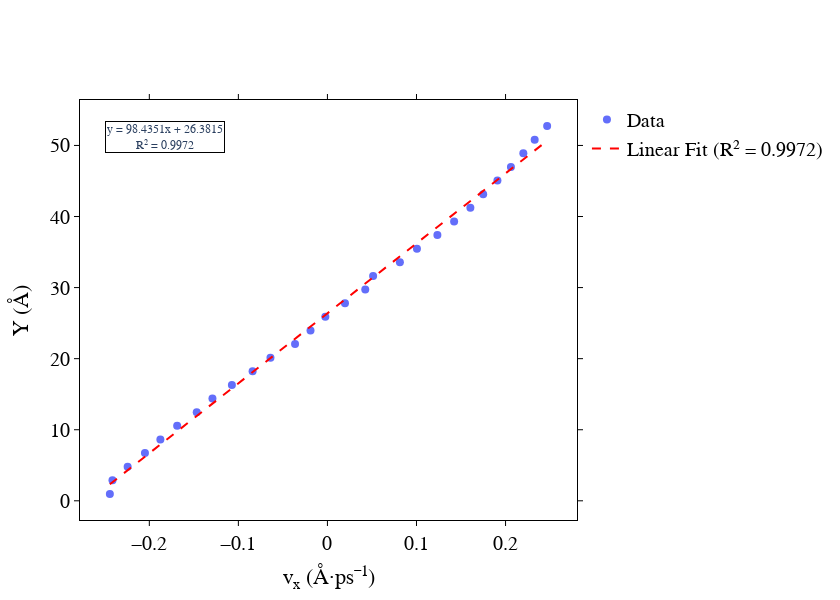

Notebook cell for this chart:
### Code cell
import pandas as pd
import numpy as np
from dfttk.plotly_format import plot_format

# Read the velocity profile file
vx_file = os.path.join(path, "vx_profile_run_avg.txt")

# Using pandas - clean and simple
df = pd.read_csv(vx_file, skiprows=4, sep='\s+', names=['Chunk', 'Coord1', 'Ncount', 'vx'])

# Remove boundary chunks where Ncount is 0
df_filtered = df[df['Ncount'] > 0].copy()

# Access the data for plotting
coord1 = df_filtered['Coord1'].values * length_y
vx = df_filtered['vx'].values

# Fit a linear model: coord1 = slope * vx + intercept
coeffs = np.polyfit(vx, coord1, 1)  # coeffs[0]: slope, coeffs[1]: intercept
slope, intercept = coeffs[0], coeffs[1]

# Generate points for the fit line
fit_x = np.linspace(np.min(vx), np.max(vx), 100)
fit_y = slope * fit_x + intercept

# Calculate R-squared
fit_y_data = slope * vx + intercept
ss_res = np.sum((coord1 - fit_y_data) ** 2)  # Sum of squares of residuals
ss_tot = np.sum((coord1 - np.mean(coord1)) ** 2)  # Total sum of squares
r_squared = 1 - (ss_res / ss_tot)

# Plot coord1 vs. vx using plotly
import plotly.graph_objects as go
fig = go.Figure()

# Add scatter plot
fig.add_trace(go.Scatter(
    x=vx, 
    y=coord1, 
    mode='markers',
    name='Data',
    marker=dict(size=8)
))

# Add linear fit line
fig.add_trace(go.Scatter(
    x=fit_x,
    y=fit_y,
    mode='lines',
    name=f'Linear Fit (R² = {r_squared:.4f})',
    line=dict(dash='dash', color='red', width=2)
))

plot_format(fig, xtitle='v<sub>x</sub> (Å·ps⁻¹)', ytitle='Y (Å)')

# Add annotation with fit equation and R²
fig.add_annotation(
    x=0.05, y=0.95,
    xref="paper", yref="paper",
    text=f"y = {slope:.4f}x + {intercept:.4f}<br>R² = {r_squared:.4f}",
    showarrow=False,
    font=dict(size=12),
    bgcolor="white",
    bordercolor="black",
    borderwidth=1
)

fig.show()

# Print the results
print(f"Linear fit equation: y = {slope:.4f}x + {intercept:.4f}")
print(f"R-squared: {r_squared:.4f}")

### Figure 1 — Plotly figure (JSON) as saved in the notebook; plotly's stock layout.template omitted (floating-point values rounded to 4 significant figures)
{"data": [{"marker": {"size": 8}, "mode": "markers", "name": "Data", "type": "scatter", "x": [-0.2443, -0.2414, -0.2243, -0.2049, -0.1876, -0.1687, -0.1468, -0.1291, -0.1073, -0.08403, -0.06398, -0.03636, -0.01899, -0.002353, 0.01968, 0.04249, 0.05127, 0.08135, 0.1005, 0.1235, 0.1422, 0.1605, 0.1749, 0.1909, 0.206, 0.22, 0.2327, 0.2467], "y": [0.9588, 2.877, 4.794, 6.712, 8.63, 10.55, 12.46, 14.38, 16.3, 18.22, 20.14, 22.05, 23.97, 25.89, 27.81, 29.72, 31.64, 33.56, 35.48, 37.39, 39.31, 41.23, 43.15, 45.07, 46.98, 48.9, 50.82, 52.74]}, {"line": {"color": "red", "dash": "dash", "width": 2}, "mode": "lines", "name": "Linear Fit (R² = 0.9972)", "type": "scatter", "x": [-0.2443, -0.2394, -0.2344, -0.2294, -0.2245, -0.2195, -0.2146, -0.2096, -0.2046, -0.1997, -0.1947, -0.1898, -0.1848, -0.1798, -0.1749, -0.1699, -0.165, -0.16, -0.155, -0.1501, -0.1451, -0.1402, -0.1352, -0.1302, -0.1253, -0.1203, -0.1154, -0.1104, -0.1054, -0.1005, -0.09552, -0.09056, -0.0856, -0.08064, -0.07568, -0.07072, -0.06576, -0.0608, -0.05584, -0.05088, -0.04592, -0.04096, -0.036, -0.03104, -0.02608, -0.02112, -0.01616, -0.0112, -0.006244, -0.001284, 0.003676, 0.008636, 0.0136, 0.01856, 0.02352, 0.02847, 0.03343, 0.03839, 0.04335, 0.04831, 0.05327, 0.05823, 0.06319, 0.06815, 0.07311, 0.07807, 0.08303, 0.08799, 0.09295, 0.09791, 0.1029, 0.1078, 0.1128, 0.1178, 0.1227, 0.1277, 0.1326, 0.1376, 0.1425, 0.1475, 0.1525, 0.1574, 0.1624, 0.1673, 0.1723, 0.1773, 0.1822, 0.1872, 0.1921, 0.1971, 0.2021, 0.207, 0.212, 0.2169, 0.2219, 0.2269, 0.2318, 0.2368, 0.2417, 0.2467], "y": [2.333, 2.821, 3.309, 3.797, 4.285, 4.774, 5.262, 5.75, 6.238, 6.727, 7.215, 7.703, 8.191, 8.679, 9.168, 9.656, 10.14, 10.63, 11.12, 11.61, 12.1, 12.59, 13.07, 13.56, 14.05, 14.54, 15.03, 15.51, 16.0, 16.49, 16.98, 17.47, 17.96, 18.44, 18.93, 19.42, 19.91, 20.4, 20.88, 21.37, 21.86, 22.35, 22.84, 23.33, 23.81, 24.3, 24.79, 25.28, 25.77, 26.26, 26.74, 27.23, 27.72, 28.21, 28.7, 29.18, 29.67, 30.16, 30.65, 31.14, 31.63, 32.11, 32.6, 33.09, 33.58, 34.07, 34.55, 35.04, 35.53, 36.02, 36.51, 37.0, 37.48, 37.97, 38.46, 38.95, 39.44, 39.93, 40.41, 40.9, 41.39, 41.88, 42.37, 42.85, 43.34, 43.83, 44.32, 44.81, 45.3, 45.78, 46.27, 46.76, 47.25, 47.74, 48.22, 48.71, 49.2, 49.69, 50.18, 50.67]}], "layout": {"annotations": [{"bgcolor": "white", "bordercolor": "black", "borderwidth": 1, "font": {"size": 12}, "showarrow": false, "text": "y = 98.4351x + 26.3815<br>R² = 0.9972", "x": 0.05, "xref": "paper", "y": 0.95, "yref": "paper"}], "font": {"family": "Devaju Sans"}, "height": 600, "legend": {"font": {"color": "black", "size": 20}}, "plot_bgcolor": "white", "width": 840, "xaxis": {"linecolor": "black", "linewidth": 1, "mirror": "allticks", "showgrid": false, "showline": true, "tickcolor": "black", "tickfont": {"color": "rgb(0,0,0)", "size": 20}, "ticks": "outside", "tickwidth": 1, "title": {"font": {"color": "rgb(0,0,0)", "size": 22}, "text": "v<sub>x</sub> (Å·ps⁻¹)"}}, "yaxis": {"linecolor": "black", "linewidth": 1, "mirror": "allticks", "showgrid": false, "showline": true, "tickcolor": "black", "tickfont": {"color": "rgb(0,0,0)", "size": 20}, "ticks": "outside", "tickwidth": 1, "title": {"font": {"color": "rgb(0,0,0)", "size": 22}, "text": "Y (Å)"}}}}
